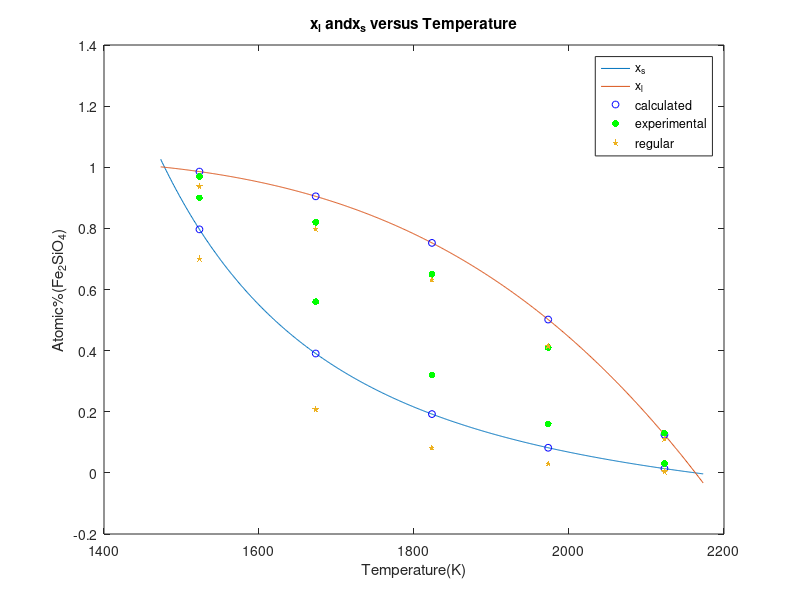

This figure's MATLAB source:
function f_1
T = (1200+273.15):1:(1900+273.15);
T_Mn = 1890+273.15;
T_Fe = 1205+273.15;
S_Mn = 52.7;
S_Fe = 59.9;
R = 8.31;

Gm_Mn = S_Mn * (T_Mn - T);
Gm_Fe = S_Fe * (T_Fe - T);
D = exp(-Gm_Fe./(R*T))-exp(-Gm_Mn./(R*T));
xs = (1 - exp(-Gm_Mn./(R*T)))./D;
xl = xs .* exp(-Gm_Fe./(R*T));
plot(T,xs,T,xl)
hold on
T2 = [1550,1250,1400,1700,1850,1550,1250,1400,1700,1850];
T2 = T2 + 273.15;
X2 = [0.1924,0.7968,0.3906,0.0822,0.0140,0.7525,0.9858,0.9049,0.5017,0.1250];
scatter(T2,X2,25,'b','o')
T3 = [1550,1250,1400,1700,1850,1550,1250,1400,1700,1850];
T3 = T3 + 273.15;
X3 = [0.32,0.9,0.56,0.16,0.03,0.65,0.97,0.82,0.41,0.13];
scatter(T3,X3,25,'g','filled')
T4 = [1550,1250,1400,1700,1850,1550,1250,1400,1700,1850];
T4 = T4 + 273.15;
X4 = [0.6320,0.9370,0.7979,0.4147,0.1103,0.0819,0.7002,0.2071,0.0300,0.0043];
scatter(T4,X4,30,'p','filled')
xlabel('Temperature(K)');
ylabel('Atomic%(Fe_2SiO_4)')
title('x_l andx_s versus Temperature')
legend('x_s','x_l','calculated','experimental','regular')

end

